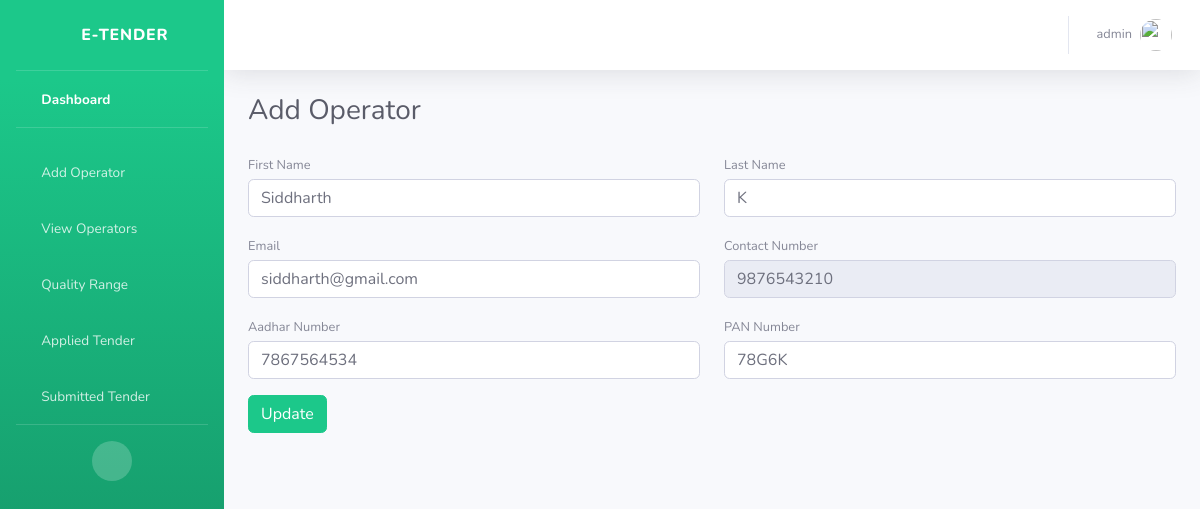
The page /update_operator/3 (signed in) on the database its author committed.
### users/models.py (models this page shows)
class NewUser(AbstractUser):
    user_type = models.CharField(max_length=100, default='operator')
    phone_no = models.CharField(max_length=100)
    adhar_no = models.CharField(max_length=30)
    pan_no = models.CharField(max_length=40, null=True)

### users/views.py (the view, shortened to what this page needs)
# urls.py: path('update_operator/<int:id>', views.update_operator, name='update_operator'),
def update_operator(request,id):
    if request.user.user_type != 'admin':
        return HttpResponseForbidden()
    i = id
    print("Iddddddddddddddd",i)
    obj = NewUser.objects.get(id=i)
    context = {
    'obj':obj
    }
    return render(request,'update_operator.html',context)

### users/templates/update_operator.html (shortened to what this page needs)
{% extends 'base.html' %}
{% block content %}
<div class="container-fluid">
                  <div class="d-sm-flex align-items-center justify-content-between mb-4">
                      <h1 class="h3 mb-0 text-gray-800">Add Operator</h1>
                  </div>
                  <form method="post">
                      <div class="row gx-3">
                          <div class="col-md-6">
                              <div class="mb-3">
                                  <label class="small mb-1" for="inputFirstName">First Name</label>
                                  <input class="form-control" id="inputFirstName" type="text"
                                  name="first_name" value="{{obj.first_name}}">
                              </div>
                          </div>
                          <div class="col-md-6">
                              <div class="mb-3">
                                  <label class="small mb-1" for="inputLastName">Last Name</label>
                                  <input class="form-control" id="inputLastName" type="text"
                                  name="last_name" value="{{obj.last_name }}">
                              </div>
                          </div>
                      </div>
                      <div class="row gx-3">
                          <div class="col-md-6">
                              <div class="mb-3">
                                  <label class="small mb-1" for="inputFirstName">Email</label>
                                  <input class="form-control" id="inputFirstName" type="email"
                                  name="email" value="{{obj.email}}">
                              </div>
                          </div>
                          <div class="col-md-6">
                              <div class="mb-3">
                                  <label class="small mb-1" for="inputLastName">Contact Number</label>
                                  <input class="form-control" id="inputLastName" type="text"
                                  name="phone_no" value="{{obj.phone_no}}" readonly>
                              </div>
                          </div>
                      </div>
                      <div class="row gx-3">
                          <div class="col-md-6">
                              <div class="mb-3">
                                  <label class="small mb-1" for="inputFirstName">Aadhar Number</label>
                                  <input class="form-control" id="inputFirstName" type="text"
                                  name="adhar_no" value="{{obj.adhar_no}}">
                              </div>
                          </div>
                          <div class="col-md-6">
                              <div class="mb-3">
                                  <label class="small mb-1" for="inputLastName">PAN Number</label>
                                  <input class="form-control" id="inputLastName" type="text"
                                  name="pan_no" value="{{obj.pan_no}}">
                              </div>
                          </div>
                      </div>
                      <button type="submit" class="btn btn-success ">Update</button>
                  </form>
</div>
{% endblock %}

### users/templates/base.html (shortened to what this page needs)
<!DOCTYPE html>
<html lang="en">
<head>
    <link href="/media/assets/vendor/fontawesome-free/css/all.min.css" rel="stylesheet" type="text/css">
    <link href="/media/assets/css/sb-admin-2.min.css" rel="stylesheet">
</head>
<body id="page-top">
    <div id="wrapper">
        <ul class="navbar-nav bg-gradient-success sidebar sidebar-dark accordion" id="accordionSidebar">
            <a class="sidebar-brand d-flex align-items-center justify-content-center" href="/index">
                <div class="sidebar-brand-icon rotate-n-15">
                    <i class="fas fa-calculator"></i>
                </div>
                <div class="sidebar-brand-text mx-3">E-Tender</div>
            </a>
            <hr class="sidebar-divider my-0">
            <li class="nav-item active">
                <a class="nav-link" href="/index">
                    <i class="fas fa-fw fa-tachometer-alt"></i>
                    <span>Dashboard</span></a>
            </li>
            <hr class="sidebar-divider">
            <li class="nav-item">
                <a class="nav-link" href="/add_operator">
                    <i class="fas fa-fw fa-user"></i>
                    <span>Add Operator</span></a>
            </li>
            <li class="nav-item">
                <a class="nav-link" href="/operators_list">
                    <i class="fas fa-fw fa-user"></i>
                    <span>View Operators</span></a>
            </li>
            <li class="nav-item">
                <a class="nav-link" href="/quality_range">
                    <i class="fas fa-fw fa-table"></i>
                    <span>Quality Range</span></a>
            </li>
            <li class="nav-item">
                <a class="nav-link" href="/applied_tender">
                    <i class="fas fa-fw fa-table"></i>
                    <span>Applied Tender</span></a>
            </li>
            <li class="nav-item">
                <a class="nav-link" href="/submitted_tender">
                    <i class="fas fa-fw fa-table"></i>
                    <span>Submitted Tender</span></a>
            </li>
            <hr class="sidebar-divider d-none d-md-block">
            <div class="text-center d-none d-md-inline">
                <button class="rounded-circle border-0" id="sidebarToggle"></button>
            </div>
        </ul>
        <div id="content-wrapper" class="d-flex flex-column">
            <div id="content">
                <nav class="navbar navbar-expand navbar-light bg-white topbar mb-4 static-top shadow">
                    <ul class="navbar-nav ml-auto">
                        <li class="nav-item dropdown no-arrow">
                            <a class="nav-link dropdown-toggle" href="#" id="userDropdown" role="button"
                                data-toggle="dropdown" aria-haspopup="true" aria-expanded="false">
                                <span class="mr-2 d-none d-lg-inline text-gray-600 small">{{user}}</span>
                                <img class="img-profile rounded-circle"
                                    src="/media/assets/img/undraw_profile.svg">
                            </a>
                        </li>
                    </ul>
                </nav>
                {% block content %}
                {% endblock %}
            </body>
            </html>

### rows shown on the page
NewUser: username "admin"
NewUser: first_name "Siddharth", last_name "K", email "siddharth@gmail.com", phone_no "9876543210", adhar_no "7867564534", pan_no "78G6K"
